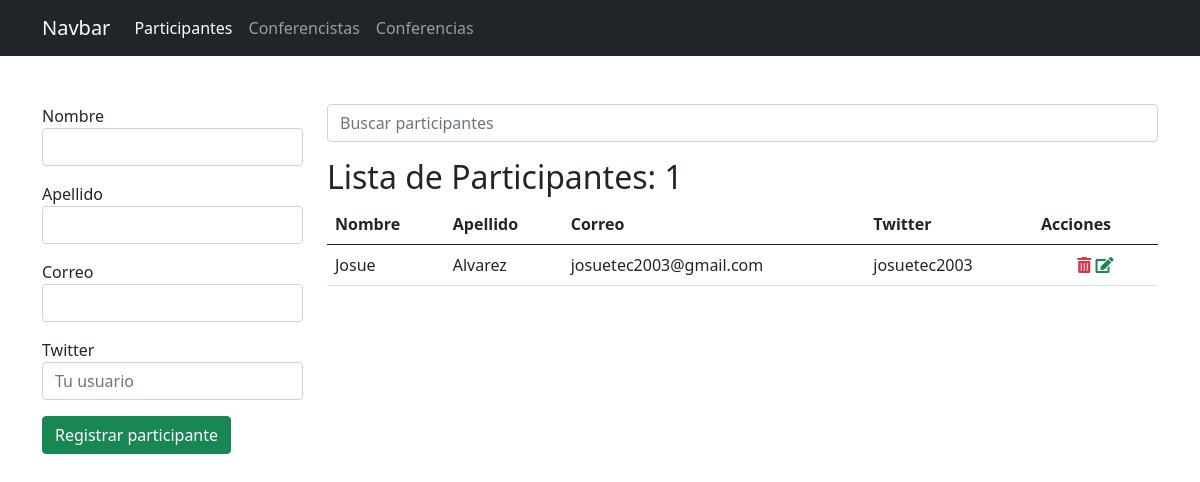
/participantes/, run on an earlier commit of the app's database.
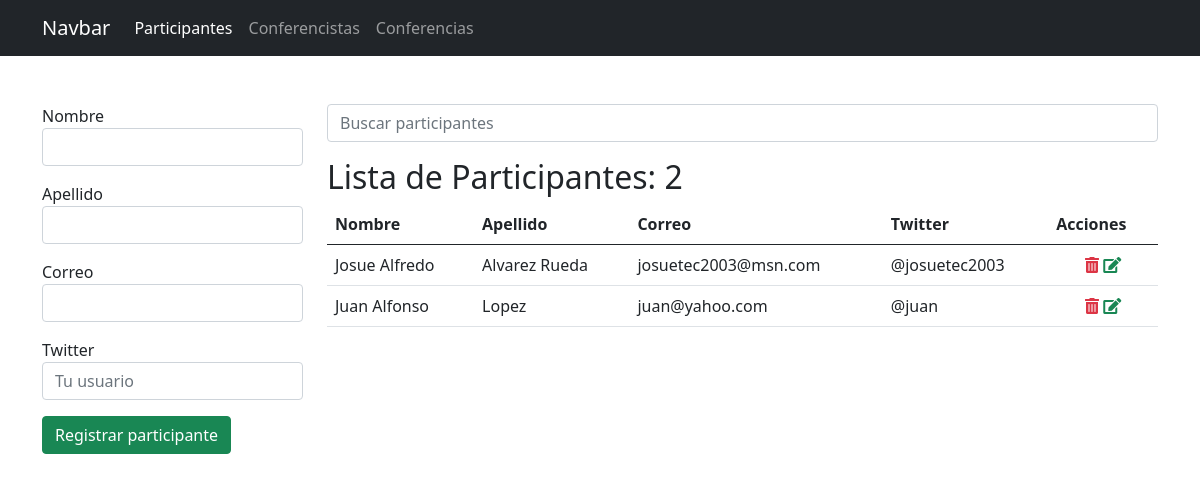
And on a later commit of the database.
### app_registro/models.py (models this page shows, shortened)
class Participante(models.Model):
    nombre = models.CharField(max_length=25)
    apellido = models.CharField(max_length=25)
    correo = models.EmailField()
    twitter = models.CharField(max_length=35, null=True, blank=True)

### app_registro/views.py (the view, shortened to what this page needs)
# urls.py: path('participantes/', views.participantes, name="participantes"),
def participantes(request):
    activo = 'participantes'
    q = request.GET.get('q')
    if q:
        data = Participante.objects.filter(nombre__startswith=q).order_by('nombre')
        '''
            select *
            from participantes
            where nombre like 'n%'
        '''
    else:
        data = Participante.objects.all().order_by('nombre')
    ctx = {
        'activo': activo,
        'participantes': data,
        'q': q
    }
    return render(request, 'registro/participantes.html', ctx)

### app_registro/templates/registro/participantes.html (shortened to what this page needs)
{% extends "base.html" %}
{% block container %}
    <div class="row">
        <div class="col-3">
            {% if p %}
            <form action="{% url 'editar_participante' p.id %}" method="post">
            {% else %}
            <form action="{% url 'participantes' %}" method="post">
            {% endif %}
                <div class="mb-3">
                    <label for="nombre">Nombre</label>
                    <input type="text" value="{{ p.nombre }}" name="nombre" id="nombre" class="form-control" required autofocus>
                </div>
                <div class="mb-3">
                    <label for="apellido">Apellido</label>
                    <input type="text" value="{{ p.apellido }}" name="apellido" id="apellido" class="form-control" required>
                </div>
                <div class="mb-3">
                    <label for="correo">Correo</label>
                    <input type="email" value="{{ p.correo }}" name="correo" id="correo" class="form-control" required>
                </div>
                <div class="mb-3">
                    <label for="twitter">Twitter</label>
                    <input type="text" value="{{ p.twitter }}" name="twitter" id="twitter" class="form-control" placeholder="Tu usuario" required>
                </div>
                <div class="mb-3">
                    {% if p %}
                    <input type="submit" class="btn btn-success" value="Actualizar participante">
                    {% else %}
                    <input type="submit" class="btn btn-success" value="Registrar participante">
                    {% endif %}
                </div>
            </form>
        </div>
        <div class="col-9">
            <form action="" method="get">
                <input type="search" name="q" value="{{ q|default_if_none:'' }}" class="form-control" placeholder="Buscar participantes">
            </form>
            <h2 class="mt-3">Lista de Participantes: {{ participantes.count }}</h2>
            <table class="table table-hover">
                <thead>
                    <tr>
                        <th>Nombre</th>
                        <th>Apellido</th>
                        <th>Correo</th>
                        <th>Twitter</th>
                        <th>Acciones</th>
                    </tr>
                </thead>
                <tbody>
                    {% for p in participantes %}
                    <tr>
                        <td>{{ p.nombre }}</td>
                        <td>{{ p.apellido }}</td>
                        <td>{{ p.correo }}</td>
                        <td>
                            {{ p.twitter|default_if_none:'-' }}
                        </td>
                        <td class="text-center">
                            <a onclick="if (!confirm('Confirme la eliminacion')) return false;" href="{% url 'eliminar_participante' p.id %}" class="text-danger"><span class="fas fa-trash-alt"></span></a>
                            <a href="{% url 'editar_participante' p.id %}" class="text-success"><span class="fas fa-edit"></span></a>
                        </td>
                    </tr>
                    {% empty %}
                    <tr>
                        <td colspan="5" class="text-danger text-center">No se encontraron resultados</td>
                    </tr>
                    {% endfor %}
                </tbody>
            </table>
        </div>
    </div>
{% endblock %}

What changed in the data, as far as the page shows it:
changed Participante: nombre "Josue" → "Josue Alfredo"; apellido "Alvarez" → "Alvarez Rueda"; correo "josuetec2003@gmail.com" → "josuetec2003@msn.com"; twitter "josuetec2003" → "@josuetec2003"
added Participante: nombre "Juan Alfonso", apellido "Lopez", correo "juan@yahoo.com", twitter "@juan"
Also different on the page:
{{ participantes.count }}: "1" → "2"
